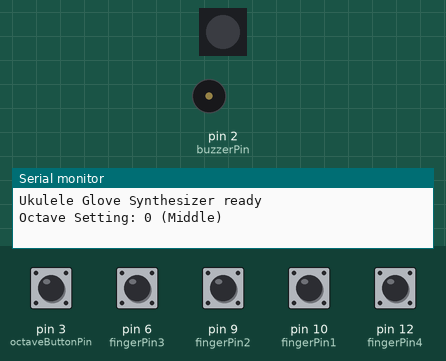
Bench run of a sketch on a simulated Arduino Uno, built with avr-gcc and run on an emulated ATmega328P. Shown: 1 RGB LEDs in strip order, left to right, buzzer (waves = sounding), the last lines printed to the serial monitor. The inputs (shaded band) are chosen by the test bench; at power-on: pin 3 (octaveButtonPin), pin 6 (fingerPin3), pin 9 (fingerPin2), pin 10 (fingerPin1), pin 12 (fingerPin4) HIGH. Dim RGB values are drawn brighter than linear.

Above: at 1.2 s.
1.3 s: pin 6 (fingerPin3) pulled LOW for 0.15 s
At 1.42 s:
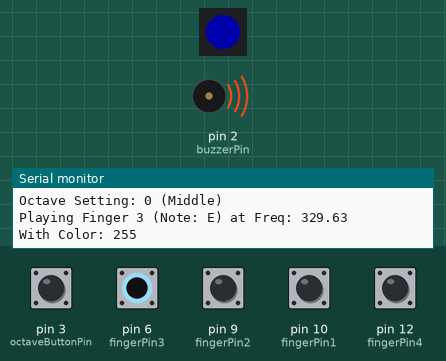
2.9 s: pin 9 (fingerPin2) pulled LOW for 0.15 s
At 3.02 s:
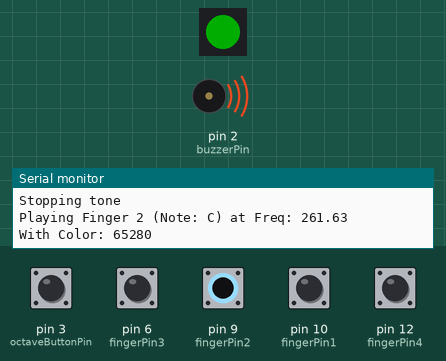
4.6 s: pin 10 (fingerPin1) pulled LOW for 0.15 s
At 4.72 s:
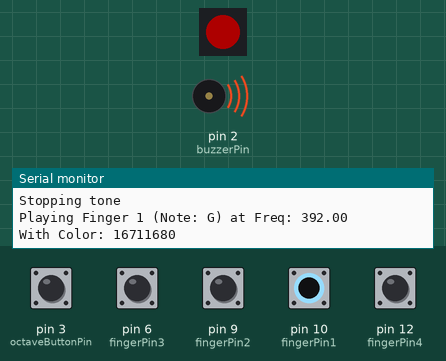
6.3 s: pin 12 (fingerPin4) pulled LOW for 0.15 s
At 6.42 s:
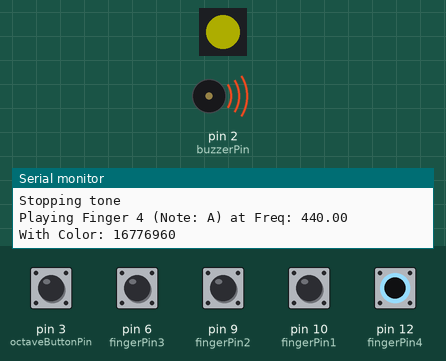
Timing chart, 0 to 9.3 s (numbered marks = the images above; inputs shaded):
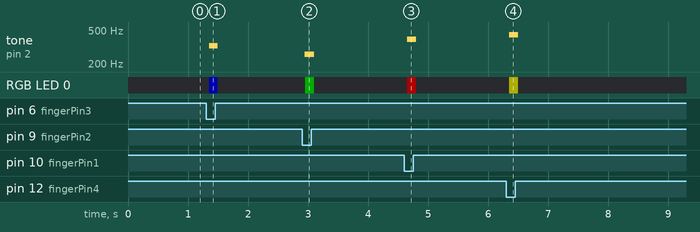

The sketch:

FinalUkuleleGlove.ino
```cpp
// Written by: Alex Hines
// 'Ukulele Synth Glove' project
// Date: 5/26/2025
#include <Adafruit_NeoPixel.h>
// ====================== Finger settings ======================
// Define the pins for the fingers
const int fingerPin1 = 10;  // Pin for G (Index Finger)
const int fingerPin2 = 9;  // Pin for C (Middle Finger)
const int fingerPin3 = 6; // Pin for E (Ring Finger)
const int fingerPin4 = 12; // Pin for A (Pinkie Finger)
const int fingerPins[] = {fingerPin1, fingerPin2, fingerPin3, fingerPin4}; // Array of finger pins

const int numFingers = 4;

// Variable to track which finger's note is currently playing
// -1 means no note is playing for that finger. This system plays one note at a time. [Area of potential future improvement - multiple notes at one time]
int currentlyPlayingFinger = -1;

// ======================= NeoPixel settings ===================== // <<< CHANGED
// Pin for the onboard NeoPixel.
const int NEOPIXEL_PIN = 8;
// Create the NeoPixel object globally so it can be used in any function.
Adafruit_NeoPixel strip = Adafruit_NeoPixel(1, NEOPIXEL_PIN, NEO_GRB + NEO_KHZ800); // <<< CHANGED

// Define colors for each finger (G, C, E, A) - Red, Green, Blue, Yellow
uint32_t fingerColors[] = { // <<< CHANGED
  strip.Color(255, 0, 0),    // Index finger (G) -> Red
  strip.Color(0, 255, 0),    // Middle finger (C) -> Green
  strip.Color(0, 0, 255),    // Ring finger (E) -> Blue
  strip.Color(255, 255, 0)   // Pinky finger (A) -> Yellow
};

// ======================= Note settings =======================
// Define the pin for the buzzer (SDA pin, usable as general I/O)
const int buzzerPin = 2;

// Ukulele base note frequencies (G4, C4, E4, A4)
const float NOTE_G4 = 392.00;
const float NOTE_C4 = 261.63;
const float NOTE_E4 = 329.63;
const float NOTE_A4 = 440.00;

// Array of base notes
const float baseNotes[] = {NOTE_G4, NOTE_C4, NOTE_E4, NOTE_A4};

// ====================== Octave settings ======================
// Define the pin for the octave button (SCL Pin, but works for standard IO)
const int octaveButtonPin = 3;

// Index for the octaveMultipliers array
int currentOctave = 0;
 // Total number of octave settings to cycle through
const int numOctaveSettings = 3;

// Octave multipliers: 0 = Middle, 1 = Up one octave, 2 = Up two octaves
float octaveMultipliers[] = {1.0, 2.0, 4.0};
// Alternative for Low, Middle, High with different octaves in-range:
// float octaveMultipliers[] = {0.5, 1.0, 2.0};

// ====================== Button settings ======================
// Variables to track button state for debouncing and single press detection
int lastButtonState = HIGH; // Assuming button pulls to LOW when pressed (internal pull-up)
unsigned long lastDebounceTime = 0;
unsigned long debounceDelay = 50; // 50 milliseconds for debounce
int debouncedButtonState = HIGH;

// ====================== Debouncing Vars ======================
// Finger Debouncing Variables
int fingerDebouncedState[numFingers];    // Stores the current debounced state (LOW = pressed)
int lastFingerRawState[numFingers];      // Stores the last raw input state read
unsigned long lastFingerDebounceTime[numFingers]; // Stores time of last raw state change for each finger

// =================== Setup & Loop Methods ====================

void setup() {
  Serial.begin(9600); // Initialize serial communication for debugging

  strip.begin();                                  // <<< CHANGED
  strip.setBrightness(50);                        // <<< CHANGED
  strip.show(); // Initialize all pixels to 'off' // <<< CHANGED

  for (int i = 0; i < numFingers; i++) {
    pinMode(fingerPins[i], INPUT_PULLUP);
    // Initialize finger debouncing variables
    lastFingerRawState[i] = HIGH;
    fingerDebouncedState[i] = HIGH;
    lastFingerDebounceTime[i] = 0;
  }

  // Set octave button pin as input
  pinMode(octaveButtonPin, INPUT_PULLUP);
  lastButtonState = digitalRead(octaveButtonPin);
  debouncedButtonState = lastButtonState;

  // Set buzzer pin as output
  pinMode(buzzerPin, OUTPUT);

  Serial.println("Ukulele Glove Synthesizer ready");
  Serial.print("Octave Setting: ");
  Serial.print(currentOctave);
  printOctaveName();
}

void loop() {
  handleOctaveButton();
  handleFingerPresses();
}

// ====================== Helper Methods =======================
void printOctaveName() {
  if (octaveMultipliers[currentOctave] == 0.5) Serial.println(" (Low)");
  else if (octaveMultipliers[currentOctave] == 1.0) Serial.println(" (Middle)");
  else if (octaveMultipliers[currentOctave] == 2.0) Serial.println(" (High)");
  else if (octaveMultipliers[currentOctave] == 4.0) Serial.println(" (Very High)");
  else Serial.println("");
}

// Method to handle button interactions while not blocking loop (No delay() calls)
void handleOctaveButton() {
  int currentRawReading = digitalRead(octaveButtonPin);

  // DEBUG: Check if Button is registering properly
  // Serial.print("Octave RAW: "); Serial.print(currentRawReading);
  // Serial.print(" | LastRAW: "); Serial.print(lastButtonState); // 'lastButtonState' is our previous raw reading
  // Serial.print(" | DebouncedState: "); Serial.print(debouncedButtonState);
  // Serial.print(" | Debounce Timer: "); Serial.println(millis() - lastDebounceTime);
  // --- End of Debug Prints ---

  // Debounce logic for the button // Source for idea (Also used in handleFingerPresses()): https://dev.to/aneeqakhan/throttling-and-debouncing-explained-1ocb#
  // If the raw input has changed since last time, reset the debounce timer
  if (currentRawReading != lastButtonState) {
    lastDebounceTime = millis();
  }

  // If enough time has passed since the last raw input change
  if ((millis() - lastDebounceTime) > debounceDelay) {
    if (currentRawReading != debouncedButtonState) {
      debouncedButtonState = currentRawReading;

      // If debounced state is LOW - button was pressed
      if (debouncedButtonState == LOW) {
        Serial.println(">>> Octave Button PRESS Detected (Debounced) <<<");
        currentOctave = (currentOctave + 1) % numOctaveSettings;
        Serial.print("Octave Setting changed to: ");
        Serial.print(currentOctave);
        printOctaveName();

        if (currentlyPlayingFinger != -1) {
          noTone(buzzerPin);
          currentlyPlayingFinger = -1;
          Serial.println("Note stopped for octave change, will restart if finger held.");
        }
      }
    }
  }
  // Store the current raw reading for the next loop
  lastButtonState = currentRawReading;
}

// Method to handle registering which finger is currently 'pressed' (in contact with the Thumb to complete circuit)
void handleFingerPresses() {
  // Read raw state and update debounced state for each finger
  for (int i = 0; i < numFingers; i++) {
    int rawState = digitalRead(fingerPins[i]);

    if (rawState != lastFingerRawState[i]) {
      // Reset debounce timer for this finger
      lastFingerDebounceTime[i] = millis();
    }

    if ((millis() - lastFingerDebounceTime[i]) > debounceDelay) {
      // If the signal has been stable longer than the debounce delay, update the debounced state
      if (rawState != fingerDebouncedState[i]) {
        fingerDebouncedState[i] = rawState;
      }
    }
    lastFingerRawState[i] = rawState;
  }

  int fingerToPlay = -1;
  // Find the first (lowest index) pressed finger
  for (int i = 0; i < numFingers; i++) {
    if (fingerDebouncedState[i] == LOW) { // LOW means pressed (after debouncing)
      fingerToPlay = i;
      break;
    }
  }

  // Play or stop tone
  if (fingerToPlay != -1) { // A finger is pressed
    if (currentlyPlayingFinger != fingerToPlay) {
      // New finger press, or finger press after octave change (where currentlyPlayingFinger was reset)
      float frequency = baseNotes[fingerToPlay] * octaveMultipliers[currentOctave];
      tone(buzzerPin, frequency);
      currentlyPlayingFinger = fingerToPlay;

      Serial.print("Playing Finger ");
      Serial.print(fingerToPlay + 1);
      Serial.print(" (Note: ");

      // Set the NeoPixel color based on which finger is playing
      strip.setPixelColor(0, fingerColors[fingerToPlay]); // <<< CHANGED
      strip.show();                                       // <<< CHANGED

      if(fingerToPlay == 0) Serial.print("G");
      else if(fingerToPlay == 1) Serial.print("C");
      else if(fingerToPlay == 2) Serial.print("E");
      else if(fingerToPlay == 3) Serial.print("A");
      Serial.print(") at Freq: ");
      Serial.println(frequency);
      Serial.print("With Color: ");
      Serial.println(fingerColors[fingerToPlay]);
    }
  } else { // No finger is pressed
    if (currentlyPlayingFinger != -1) { // If a note was playing, stop it
      noTone(buzzerPin);
      Serial.println("Stopping tone");
      // Turn the NeoPixel off
      strip.clear();                   // <<< CHANGED
      strip.show();                    // <<< CHANGED
      currentlyPlayingFinger = -1;
    }
  }
}
```

Measured:
- after the input at 1.3 s, tone on pin 2 (buzzerPin): silent → 329 Hz after 0.05 s, → silent 0.15 s later; RGB LED 0: off → RGB(0, 0, 50) after 0.05 s, → off 0.15 s later
- after the input at 2.9 s, tone on pin 2 (buzzerPin): silent → 261 Hz after 0.05 s, → silent 0.15 s later; RGB LED 0: off → RGB(0, 50, 0) after 0.05 s, → off 0.15 s later
- after the input at 4.6 s, tone on pin 2 (buzzerPin): silent → 392 Hz after 0.05 s, → silent 0.15 s later; RGB LED 0: off → RGB(50, 0, 0) after 0.05 s, → off 0.15 s later
- after the input at 6.3 s, tone on pin 2 (buzzerPin): silent → 440 Hz after 0.05 s, → silent 0.15 s later; RGB LED 0: off → RGB(50, 50, 0) after 0.05 s, → off 0.15 s later
